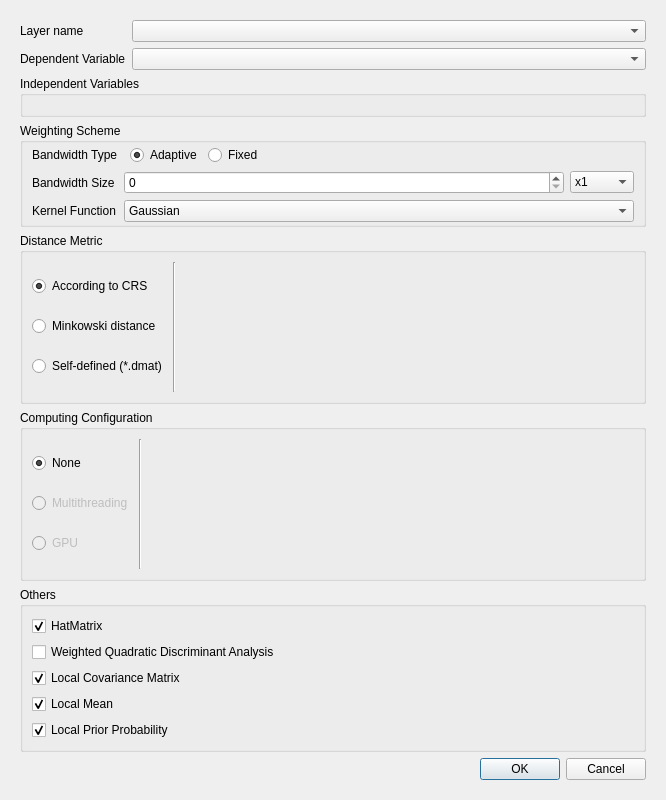
<?xml version="1.0" encoding="UTF-8"?>
<ui version="4.0">
 <class>GwmGWDAOptionsDialog</class>
 <widget class="QDialog" name="GwmGWDAOptionsDialog">
  <property name="geometry">
   <rect>
    <x>0</x>
    <y>0</y>
    <width>666</width>
    <height>800</height>
   </rect>
  </property>
  <property name="windowTitle">
   <string>Dialog</string>
  </property>
  <layout class="QVBoxLayout" name="verticalLayout">
   <item>
    <widget class="QScrollArea" name="scrollArea">
     <property name="frameShape">
      <enum>QFrame::NoFrame</enum>
     </property>
     <property name="lineWidth">
      <number>1</number>
     </property>
     <property name="widgetResizable">
      <bool>true</bool>
     </property>
     <widget class="QWidget" name="scrollAreaWidgetContents">
      <property name="geometry">
       <rect>
        <x>0</x>
        <y>0</y>
        <width>648</width>
        <height>782</height>
       </rect>
      </property>
      <layout class="QVBoxLayout" name="verticalLayout_2">
       <item>
        <layout class="QFormLayout" name="formLayout_8">
         <item row="0" column="0">
          <widget class="QLabel" name="label">
           <property name="sizePolicy">
            <sizepolicy hsizetype="Fixed" vsizetype="Preferred">
             <horstretch>0</horstretch>
             <verstretch>0</verstretch>
            </sizepolicy>
           </property>
           <property name="text">
            <string>Layer name</string>
           </property>
          </widget>
         </item>
         <item row="0" column="1">
          <widget class="QComboBox" name="mLayerComboBox_2"/>
         </item>
         <item row="1" column="0">
          <widget class="QLabel" name="label_10">
           <property name="text">
            <string>Dependent Variable</string>
           </property>
          </widget>
         </item>
         <item row="1" column="1">
          <widget class="QComboBox" name="mDepVarComboBox"/>
         </item>
        </layout>
       </item>
       <item>
        <widget class="QGroupBox" name="groupBox_2">
         <property name="title">
          <string>Independent Variables</string>
         </property>
         <layout class="QFormLayout" name="formLayout">
          <item row="0" column="0">
           <widget class="GwmIndepVarSelectorWidget" name="mIndepVarSelector" native="true"/>
          </item>
         </layout>
        </widget>
       </item>
       <item>
        <widget class="QGroupBox" name="groupBox_5">
         <property name="sizePolicy">
          <sizepolicy hsizetype="Preferred" vsizetype="Fixed">
           <horstretch>0</horstretch>
           <verstretch>0</verstretch>
          </sizepolicy>
         </property>
         <property name="title">
          <string>Weighting Scheme</string>
         </property>
         <layout class="QFormLayout" name="formLayout_2">
          <property name="horizontalSpacing">
           <number>6</number>
          </property>
          <property name="verticalSpacing">
           <number>6</number>
          </property>
          <property name="topMargin">
           <number>2</number>
          </property>
          <property name="bottomMargin">
           <number>2</number>
          </property>
          <item row="0" column="0">
           <widget class="QLabel" name="label_2">
            <property name="text">
             <string>Bandwidth Type</string>
            </property>
           </widget>
          </item>
          <item row="0" column="1">
           <layout class="QHBoxLayout" name="horizontalLayout_6">
            <property name="leftMargin">
             <number>6</number>
            </property>
            <item>
             <widget class="QRadioButton" name="mBwTypeAdaptiveRadio">
              <property name="sizePolicy">
               <sizepolicy hsizetype="Fixed" vsizetype="Fixed">
                <horstretch>0</horstretch>
                <verstretch>0</verstretch>
               </sizepolicy>
              </property>
              <property name="text">
               <string>Adaptive</string>
              </property>
              <property name="checked">
               <bool>true</bool>
              </property>
             </widget>
            </item>
            <item>
             <widget class="QRadioButton" name="mBwTypeFixedRadio">
              <property name="sizePolicy">
               <sizepolicy hsizetype="Fixed" vsizetype="Fixed">
                <horstretch>0</horstretch>
                <verstretch>0</verstretch>
               </sizepolicy>
              </property>
              <property name="text">
               <string>Fixed</string>
              </property>
             </widget>
            </item>
            <item>
             <spacer name="horizontalSpacer">
              <property name="orientation">
               <enum>Qt::Horizontal</enum>
              </property>
              <property name="sizeHint" stdset="0">
               <size>
                <width>40</width>
                <height>20</height>
               </size>
              </property>
             </spacer>
            </item>
           </layout>
          </item>
          <item row="1" column="1">
           <widget class="QStackedWidget" name="mBwSizeSettingStack">
            <property name="currentIndex">
             <number>0</number>
            </property>
            <widget class="QWidget" name="page_4">
             <layout class="QHBoxLayout" name="horizontalLayout_4">
              <property name="leftMargin">
               <number>0</number>
              </property>
              <property name="topMargin">
               <number>0</number>
              </property>
              <property name="rightMargin">
               <number>0</number>
              </property>
              <property name="bottomMargin">
               <number>0</number>
              </property>
              <item>
               <widget class="QSpinBox" name="mBwSizeAdaptiveSize">
                <property name="maximum">
                 <number>105</number>
                </property>
               </widget>
              </item>
              <item>
               <widget class="QComboBox" name="mBwSizeAdaptiveUnit">
                <property name="sizePolicy">
                 <sizepolicy hsizetype="Fixed" vsizetype="Fixed">
                  <horstretch>0</horstretch>
                  <verstretch>0</verstretch>
                 </sizepolicy>
                </property>
                <item>
                 <property name="text">
                  <string>x1</string>
                 </property>
                </item>
                <item>
                 <property name="text">
                  <string>x10</string>
                 </property>
                </item>
                <item>
                 <property name="text">
                  <string>x100</string>
                 </property>
                </item>
                <item>
                 <property name="text">
                  <string>x1000</string>
                 </property>
                </item>
               </widget>
              </item>
             </layout>
            </widget>
            <widget class="QWidget" name="page_5">
             <layout class="QHBoxLayout" name="horizontalLayout_5">
              <property name="leftMargin">
               <number>0</number>
              </property>
              <property name="topMargin">
               <number>0</number>
              </property>
              <property name="rightMargin">
               <number>0</number>
              </property>
              <property name="bottomMargin">
               <number>0</number>
              </property>
              <item>
               <widget class="QDoubleSpinBox" name="mBwSizeFixedSize">
                <property name="decimals">
                 <number>12</number>
                </property>
               </widget>
              </item>
              <item>
               <widget class="QComboBox" name="mBwSizeFixedUnit">
                <property name="sizePolicy">
                 <sizepolicy hsizetype="Fixed" vsizetype="Fixed">
                  <horstretch>0</horstretch>
                  <verstretch>0</verstretch>
                 </sizepolicy>
                </property>
                <item>
                 <property name="text">
                  <string>m</string>
                 </property>
                </item>
                <item>
                 <property name="text">
                  <string>km</string>
                 </property>
                </item>
                <item>
                 <property name="text">
                  <string>mile</string>
                 </property>
                </item>
               </widget>
              </item>
             </layout>
            </widget>
           </widget>
          </item>
          <item row="2" column="0">
           <widget class="QLabel" name="label_13">
            <property name="text">
             <string>Kernel Function</string>
            </property>
           </widget>
          </item>
          <item row="2" column="1">
           <widget class="QComboBox" name="mBwKernelFunctionCombo">
            <property name="currentText">
             <string>Gaussian</string>
            </property>
            <item>
             <property name="text">
              <string>Gaussian</string>
             </property>
            </item>
            <item>
             <property name="text">
              <string>Exponential</string>
             </property>
            </item>
            <item>
             <property name="text">
              <string>Bisquare</string>
             </property>
            </item>
            <item>
             <property name="text">
              <string>Tricube</string>
             </property>
            </item>
            <item>
             <property name="text">
              <string>Boxcar</string>
             </property>
            </item>
           </widget>
          </item>
          <item row="1" column="0">
           <widget class="QLabel" name="label_3">
            <property name="text">
             <string>Bandwidth Size</string>
            </property>
           </widget>
          </item>
         </layout>
        </widget>
       </item>
       <item>
        <widget class="QGroupBox" name="groupBox_6">
         <property name="sizePolicy">
          <sizepolicy hsizetype="Preferred" vsizetype="Preferred">
           <horstretch>0</horstretch>
           <verstretch>0</verstretch>
          </sizepolicy>
         </property>
         <property name="title">
          <string>Distance Metric</string>
         </property>
         <layout class="QHBoxLayout" name="horizontalLayout_3">
          <item>
           <layout class="QVBoxLayout" name="verticalLayout_5">
            <item>
             <widget class="QRadioButton" name="mDistTypeCRSRadio">
              <property name="text">
               <string>According to CRS</string>
              </property>
              <property name="checked">
               <bool>true</bool>
              </property>
             </widget>
            </item>
            <item>
             <widget class="QRadioButton" name="mDistTypeMinkowskiRadio">
              <property name="text">
               <string>Minkowski distance</string>
              </property>
             </widget>
            </item>
            <item>
             <widget class="QRadioButton" name="mDistTypeDmatRadio">
              <property name="text">
               <string>Self-defined (*.dmat)</string>
              </property>
             </widget>
            </item>
           </layout>
          </item>
          <item>
           <widget class="Line" name="line_2">
            <property name="orientation">
             <enum>Qt::Vertical</enum>
            </property>
           </widget>
          </item>
          <item>
           <widget class="QStackedWidget" name="mDistParamSettingStack">
            <property name="currentIndex">
             <number>0</number>
            </property>
            <widget class="QWidget" name="mCRSDistPage"/>
            <widget class="QWidget" name="mMinkowskiDistPage">
             <layout class="QFormLayout" name="formLayout_3">
              <property name="leftMargin">
               <number>0</number>
              </property>
              <property name="topMargin">
               <number>0</number>
              </property>
              <property name="rightMargin">
               <number>0</number>
              </property>
              <property name="bottomMargin">
               <number>0</number>
              </property>
              <item row="0" column="0">
               <widget class="QLabel" name="label_4">
                <property name="sizePolicy">
                 <sizepolicy hsizetype="Preferred" vsizetype="Preferred">
                  <horstretch>0</horstretch>
                  <verstretch>0</verstretch>
                 </sizepolicy>
                </property>
                <property name="text">
                 <string>Rotation parameter</string>
                </property>
                <property name="alignment">
                 <set>Qt::AlignLeading|Qt::AlignLeft|Qt::AlignVCenter</set>
                </property>
               </widget>
              </item>
              <item row="0" column="1">
               <layout class="QFormLayout" name="formLayout_5">
                <property name="horizontalSpacing">
                 <number>6</number>
                </property>
                <property name="verticalSpacing">
                 <number>2</number>
                </property>
                <item row="0" column="0">
                 <widget class="QLabel" name="label_5">
                  <property name="text">
                   <string>theta</string>
                  </property>
                 </widget>
                </item>
                <item row="1" column="0">
                 <widget class="QLabel" name="label_6">
                  <property name="text">
                   <string>p</string>
                  </property>
                 </widget>
                </item>
                <item row="0" column="1">
                 <widget class="QDoubleSpinBox" name="mThetaValue"/>
                </item>
                <item row="1" column="1">
                 <widget class="QDoubleSpinBox" name="mPValue">
                  <property name="minimum">
                   <double>-1.000000000000000</double>
                  </property>
                 </widget>
                </item>
               </layout>
              </item>
             </layout>
            </widget>
            <widget class="QWidget" name="mDistMatrixDistPage">
             <layout class="QGridLayout" name="gridLayout">
              <property name="leftMargin">
               <number>0</number>
              </property>
              <property name="topMargin">
               <number>0</number>
              </property>
              <property name="rightMargin">
               <number>0</number>
              </property>
              <property name="bottomMargin">
               <number>0</number>
              </property>
              <item row="1" column="0">
               <widget class="QLineEdit" name="mDistMatrixFileNameEdit"/>
              </item>
              <item row="1" column="1">
               <widget class="QToolButton" name="mDistMatrixFileOpenBtn">
                <property name="text">
                 <string>...</string>
                </property>
               </widget>
              </item>
              <item row="0" column="0">
               <widget class="QLabel" name="label_14">
                <property name="text">
                 <string>Select a distance matrix file</string>
                </property>
               </widget>
              </item>
              <item row="2" column="0">
               <spacer name="verticalSpacer">
                <property name="orientation">
                 <enum>Qt::Vertical</enum>
                </property>
                <property name="sizeHint" stdset="0">
                 <size>
                  <width>20</width>
                  <height>5</height>
                 </size>
                </property>
               </spacer>
              </item>
             </layout>
            </widget>
           </widget>
          </item>
         </layout>
        </widget>
       </item>
       <item>
        <widget class="QGroupBox" name="mCalcParallelGroup_2">
         <property name="sizePolicy">
          <sizepolicy hsizetype="Preferred" vsizetype="Preferred">
           <horstretch>0</horstretch>
           <verstretch>0</verstretch>
          </sizepolicy>
         </property>
         <property name="title">
          <string>Computing Configuration</string>
         </property>
         <layout class="QHBoxLayout" name="horizontalLayout_7">
          <item>
           <layout class="QVBoxLayout" name="verticalLayout_6">
            <item>
             <widget class="QRadioButton" name="mCalcParallelNoneRadio">
              <property name="sizePolicy">
               <sizepolicy hsizetype="Fixed" vsizetype="Fixed">
                <horstretch>0</horstretch>
                <verstretch>0</verstretch>
               </sizepolicy>
              </property>
              <property name="text">
               <string>None</string>
              </property>
              <property name="checked">
               <bool>true</bool>
              </property>
             </widget>
            </item>
            <item>
             <widget class="QRadioButton" name="mCalcParallelMultithreadRadio">
              <property name="enabled">
               <bool>false</bool>
              </property>
              <property name="sizePolicy">
               <sizepolicy hsizetype="Fixed" vsizetype="Fixed">
                <horstretch>0</horstretch>
                <verstretch>0</verstretch>
               </sizepolicy>
              </property>
              <property name="text">
               <string>Multithreading</string>
              </property>
             </widget>
            </item>
            <item>
             <widget class="QRadioButton" name="mCalcParallelGPURadio">
              <property name="enabled">
               <bool>false</bool>
              </property>
              <property name="sizePolicy">
               <sizepolicy hsizetype="Fixed" vsizetype="Fixed">
                <horstretch>0</horstretch>
                <verstretch>0</verstretch>
               </sizepolicy>
              </property>
              <property name="text">
               <string>GPU</string>
              </property>
             </widget>
            </item>
           </layout>
          </item>
          <item>
           <widget class="Line" name="line_3">
            <property name="orientation">
             <enum>Qt::Vertical</enum>
            </property>
           </widget>
          </item>
          <item>
           <widget class="QStackedWidget" name="stackedWidget">
            <property name="currentIndex">
             <number>0</number>
            </property>
            <widget class="QWidget" name="page">
             <layout class="QVBoxLayout" name="verticalLayout_3">
              <property name="topMargin">
               <number>0</number>
              </property>
              <property name="bottomMargin">
               <number>0</number>
              </property>
             </layout>
            </widget>
            <widget class="QWidget" name="page_3">
             <layout class="QFormLayout" name="formLayout_4">
              <property name="leftMargin">
               <number>9</number>
              </property>
              <property name="topMargin">
               <number>0</number>
              </property>
              <property name="rightMargin">
               <number>9</number>
              </property>
              <property name="bottomMargin">
               <number>0</number>
              </property>
              <item row="0" column="0">
               <widget class="QLabel" name="label_9">
                <property name="text">
                 <string>Threads</string>
                </property>
               </widget>
              </item>
              <item row="0" column="1">
               <widget class="QSpinBox" name="mThreadNum">
                <property name="maximum">
                 <number>8</number>
                </property>
               </widget>
              </item>
             </layout>
            </widget>
            <widget class="QWidget" name="page_2">
             <layout class="QFormLayout" name="formLayout_6">
              <property name="topMargin">
               <number>0</number>
              </property>
              <property name="bottomMargin">
               <number>0</number>
              </property>
              <item row="0" column="0">
               <widget class="QLabel" name="label_8">
                <property name="text">
                 <string>Batch Size</string>
                </property>
               </widget>
              </item>
              <item row="0" column="1">
               <widget class="QSpinBox" name="mSampleGroupSize">
                <property name="maximum">
                 <number>4096</number>
                </property>
               </widget>
              </item>
             </layout>
            </widget>
           </widget>
          </item>
         </layout>
        </widget>
       </item>
       <item>
        <widget class="QGroupBox" name="mCalcParallelGroup">
         <property name="title">
          <string>Others</string>
         </property>
         <layout class="QVBoxLayout" name="verticalLayout_4">
          <item>
           <widget class="QCheckBox" name="cbxHatMatrix">
            <property name="text">
             <string>HatMatrix</string>
            </property>
            <property name="checked">
             <bool>true</bool>
            </property>
           </widget>
          </item>
          <item>
           <widget class="QCheckBox" name="cbxWQDA">
            <property name="text">
             <string>Weighted Quadratic Discriminant Analysis</string>
            </property>
           </widget>
          </item>
          <item>
           <widget class="QCheckBox" name="cbxCovMatrix">
            <property name="text">
             <string>Local Covariance Matrix</string>
            </property>
            <property name="checked">
             <bool>true</bool>
            </property>
           </widget>
          </item>
          <item>
           <widget class="QCheckBox" name="cbxLocalMean">
            <property name="text">
             <string>Local Mean</string>
            </property>
            <property name="checked">
             <bool>true</bool>
            </property>
           </widget>
          </item>
          <item>
           <widget class="QCheckBox" name="cbxLocalPrior">
            <property name="text">
             <string>Local Prior Probability</string>
            </property>
            <property name="checked">
             <bool>true</bool>
            </property>
           </widget>
          </item>
         </layout>
        </widget>
       </item>
       <item>
        <layout class="QHBoxLayout" name="horizontalLayout">
         <item>
          <widget class="QLabel" name="mCheckMessage">
           <property name="text">
            <string/>
           </property>
          </widget>
         </item>
         <item>
          <widget class="QDialogButtonBox" name="btbOKCancel">
           <property name="orientation">
            <enum>Qt::Horizontal</enum>
           </property>
           <property name="standardButtons">
            <set>QDialogButtonBox::Cancel|QDialogButtonBox::Ok</set>
           </property>
          </widget>
         </item>
        </layout>
       </item>
      </layout>
     </widget>
    </widget>
   </item>
  </layout>
 </widget>
 <customwidgets>
  <customwidget>
   <class>GwmIndepVarSelectorWidget</class>
   <extends>QWidget</extends>
   <header>gwmindepvarselectorwidget.h</header>
   <container>1</container>
  </customwidget>
 </customwidgets>
 <resources/>
 <connections>
  <connection>
   <sender>btbOKCancel</sender>
   <signal>accepted()</signal>
   <receiver>GwmGWDAOptionsDialog</receiver>
   <slot>accept()</slot>
   <hints>
    <hint type="sourcelabel">
     <x>248</x>
     <y>254</y>
    </hint>
    <hint type="destinationlabel">
     <x>157</x>
     <y>274</y>
    </hint>
   </hints>
  </connection>
  <connection>
   <sender>btbOKCancel</sender>
   <signal>rejected()</signal>
   <receiver>GwmGWDAOptionsDialog</receiver>
   <slot>reject()</slot>
   <hints>
    <hint type="sourcelabel">
     <x>316</x>
     <y>260</y>
    </hint>
    <hint type="destinationlabel">
     <x>286</x>
     <y>274</y>
    </hint>
   </hints>
  </connection>
 </connections>
</ui>
